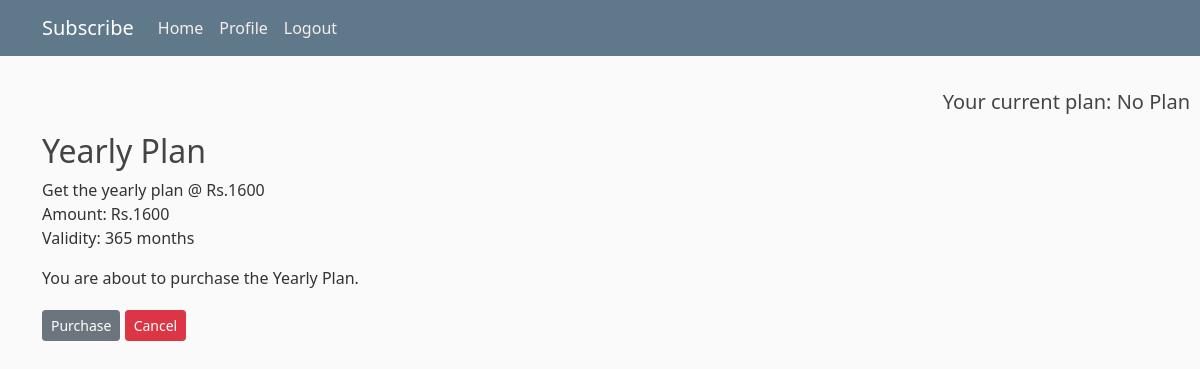
Screenshot of /plan/4 (signed in) with the database file from the repository.
### users/models.py (models this page shows, shortened)
class Profile(models.Model):
    user = models.OneToOneField(User, on_delete=models.CASCADE)
    image = models.ImageField(default='default.jpg', upload_to='profile_pics')
    subs_date = models.DateTimeField(null=True)
    plan_name = models.ForeignKey(Plan, default=1, on_delete=models.CASCADE)
    active_subs = models.BooleanField(default=False)

class Plan(models.Model):
    plan_name = models.CharField(max_length=100)
    amount = models.PositiveIntegerField()
    description = models.TextField()
    validity = models.IntegerField(default=0)
    def __str__(self):
        return self.plan_name

### users/views.py (the view)
# urls.py: path('plan/<int:pk>', user_view.plan_update, name='plan-detail'),
@login_required
def plan_update(request, pk=1):
    if request.method == 'POST':
        plan_id = int(request.POST.get('plan_id'))
        plan = get_object_or_404(Plan, pk=pk)
        Profile.objects.filter(user=request.user).update(plan_name=plan,
                                                               subs_date=datetime.datetime.now(),
                                                         active_subs=True)
        messages.success(request, f'You have been subscribed!')
        return redirect('user-home')
    else:
        plan = get_object_or_404(Plan, pk=pk)
        context = {
            'plan': plan
            }
        return render(request, 'users/plan_detail.html', context)

### users/templates/users/plan_detail.html (shortened to what this page needs)
{% extends "users/base.html" %}
{% block content %}
        <h2 class="article-title">{{ plan.plan_name }}</h2>
        <p class="article-content">{{ plan.description }}<br>Amount: Rs.{{ plan.amount }}<br>Validity: {{plan.validity}} months</p>
        <p>You are about to purchase the {{ plan.plan_name }}.</p>
      </div>
  <div>
      <form method="POST">
          <input class="btn btn-secondary btn-sm mt-1 mb-1" type="submit" value="Purchase">
          <a class="btn btn-danger btn-sm mt-1 mb-1" href="{% url 'user-home' %}">Cancel</a>
      </form>
  </div>
{% endblock %}

### users/templates/users/base.html (shortened to what this page needs)
{% load static %}
<!DOCTYPE html>
<html lang="en">
<head>
    <link href="https://cdn.jsdelivr.net/npm/bootstrap@5.0.1/dist/css/bootstrap.min.css" rel="stylesheet">
    <link rel="stylesheet" type="text/css" href="{% static 'users/main.css' %}">
</head>
<body>
<header class="site-header">
  <nav class="navbar navbar-expand-md navbar-dark bg-steel fixed-top">
    <div class="container">
      <a class="navbar-brand mr-4" href="/ ">Subscribe</a>
      <div class="collapse navbar-collapse" id="navbarToggle">
        <div class="navbar-nav mr-auto">
          <a class="nav-item nav-link" href="{% url 'user-home' %}">Home</a>
        </div>
           <div class="navbar-nav">
            {% if user.is_authenticated %}
             <a class="nav-item nav-link" href="{% url 'profile' %}">Profile</a>
             <a class="nav-item nav-link" href="{% url 'logout' %}">Logout</a>
            {% else %}
              <a class="nav-item nav-link" href="{% url 'login' %}">Login</a>
              <a class="nav-item nav-link" href="{% url 'register' %}">Register</a>
            {% endif %}
        </div>
      </div>
    </div>
  </nav>
</header>
{% if user.is_authenticated %}
<h5 style="text-align: right; padding:10px;">Your current plan: {{ user.profile.plan_name }}</h5>
{% endif %}
<main role="main" class="container">
  <div class="row">
      {% block content %}{% endblock %}
</main>
</body>
</html>

### users/static/users/main.css (style rules this page uses)
body { background: #fafafa; color: #333333; margin-top: 5rem; }
h1, h2, h3, h4, h5, h6 { color: #444444; }
.bg-steel { background-color: #5f788a; }
.site-header .navbar-nav .nav-link { color: #f8eded; }
.article-title { color: #444444; }
.article-content { white-space: pre-line; }
a:link { text-decoration: none; }

### rows the page displays
Plan: plan_name "Yearly Plan", description "Get the yearly plan @ Rs.1600", amount "1600", validity "365"

### other values shown
{{ user.profile.plan_name }} "No Plan"
